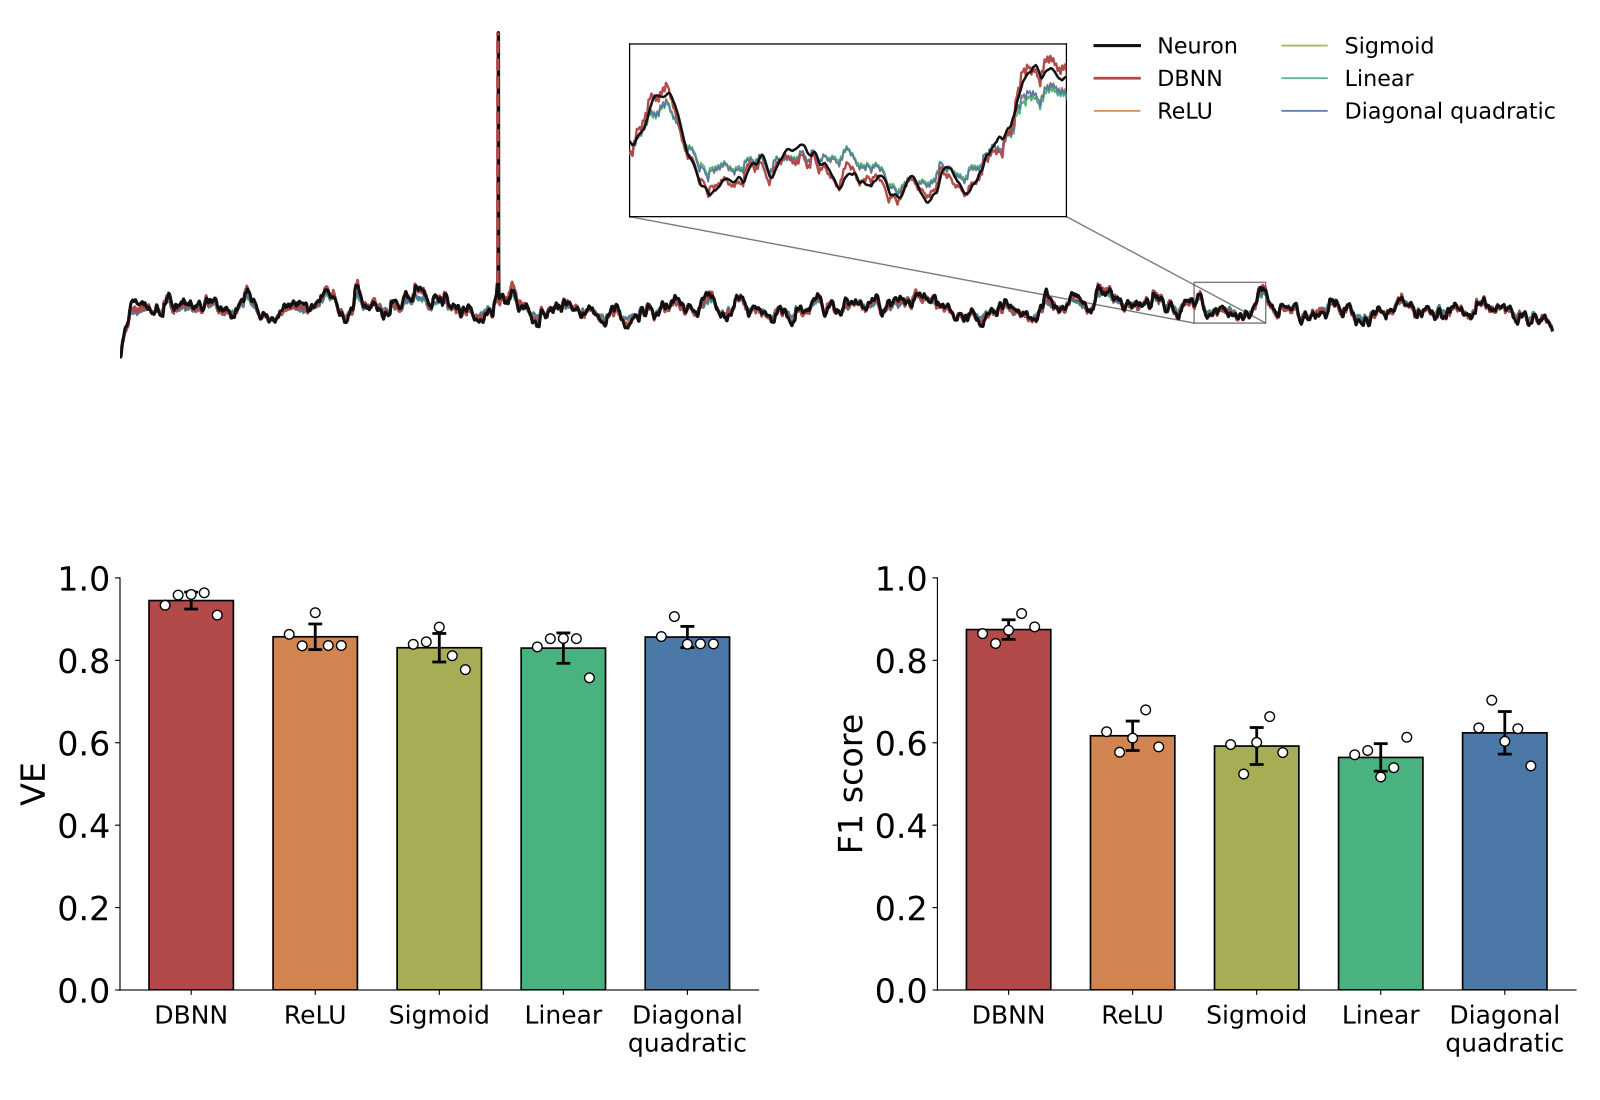

This figure's Python source:
from itertools import zip_longest
import csv
import os
import argparse
from pathlib import Path
import numpy as np
import torch
import torch.nn as nn
import torch.nn.functional as F
import matplotlib
matplotlib.use("Agg")
import matplotlib.pyplot as plt
from mpl_toolkits.axes_grid1.inset_locator import mark_inset

ROOT = Path(__file__).resolve().parents[3]
DATA = ROOT / "nc_final_data" / "FigureS4" / "FigureS4_abc"
SOURCE = ROOT / "nc_final_source_data" / "FigureS4"
VARIANTS = ("dbnn", "relu", "sigmoid", "linear", "diagonal_quadratic")
LABELS = ("DBNN", "ReLU", "Sigmoid", "Linear", "Diagonal\nquadratic")
COLORS = ("#B24A4A", "#D1844F", "#A6AD55", "#4AB27E", "#4C78A8")

class Bilinear(nn.Module):
    def __init__(self, device):
        super().__init__()
        self.weight = nn.Parameter(torch.zeros((1, 500, 500), device=device))
        self.register_buffer("bias", torch.tensor([-70.0], device=device))

    def forward(self, x):
        with torch.no_grad():
            index = torch.arange(500, device=self.weight.device)
            self.weight[:, index, index] = 0
        return torch.einsum("...i,ij,...j->...", x, self.weight[0], x).unsqueeze(-1) + self.bias


class Model(nn.Module):
    def __init__(self, variant, device):
        super().__init__()
        self.variant = variant
        self.tau_rise = nn.Parameter(torch.ones(500, device=device) * 5)
        self.tau_decay = nn.Parameter(torch.ones(500, device=device) * 20)
        self.omega = nn.Parameter(torch.ones(500, device=device) * 0.3)
        self.bilinear = Bilinear(device)
        self.v_th = nn.Parameter(torch.tensor(-55.0, device=device))
        self.reset_amp = nn.Parameter(torch.tensor(15.0, device=device))
        self.tau_reset = nn.Parameter(torch.tensor(10.0, device=device))
        if variant != "dbnn":
            self.nonlinear_weight = nn.Parameter(torch.zeros(500, device=device))
            self.nonlinear_bias = nn.Parameter(torch.zeros((), device=device))
            self.nonlinear_scale = nn.Parameter(torch.zeros((), device=device))
            self.diagonal_quadratic_weight = nn.Parameter(torch.zeros(500, device=device))

    def forward_drive(self, x):
        steps = x.shape[-1]
        time = torch.arange(steps, device=x.device)
        kernels = self.omega[:, None] * (1 - torch.exp(-time / self.tau_rise[:, None])) * torch.exp(-time / self.tau_decay[:, None])
        fft_size = 1 << (2 * steps - 2).bit_length()
        spectrum = torch.fft.rfft(x, n=fft_size, dim=2)
        transfer = torch.fft.rfft(kernels, n=fft_size, dim=1)
        y = torch.fft.irfft(spectrum * transfer[None], n=fft_size, dim=2)[..., :steps].permute(0, 2, 1)
        linear = y.sum(dim=2)
        if self.variant == "dbnn":
            return linear + self.bilinear(y).squeeze(-1)
        base = linear + self.bilinear.bias.view(1, 1)
        if self.variant == "linear":
            return base
        if self.variant == "diagonal_quadratic":
            return base + (y.square() * self.diagonal_quadratic_weight.view(1, 1, -1)).sum(dim=2)
        projection = (y * self.nonlinear_weight.view(1, 1, -1)).sum(dim=2) + self.nonlinear_bias
        nonlinear = torch.sigmoid(projection) if self.variant == "sigmoid" else F.relu(projection)
        return base + self.nonlinear_scale * nonlinear

    def forward(self, x):
        drive = self.forward_drive(x)
        steps = drive.shape[1]
        alpha = torch.exp(-torch.ones((), device=drive.device, dtype=drive.dtype) / torch.clamp(torch.abs(self.tau_reset), min=1e-4))
        amplitude = torch.abs(self.reset_amp).to(dtype=drive.dtype)
        decay = alpha.pow(torch.arange(steps, device=drive.device, dtype=drive.dtype))
        result = torch.empty_like(drive)
        state = torch.zeros((), device=drive.device, dtype=drive.dtype)
        start = 0
        while start < steps:
            values = drive[0, start:] + state * decay[:steps - start]
            indices = torch.nonzero(values >= self.v_th, as_tuple=False)
            if indices.numel() == 0:
                result[0, start:] = values
                break
            offset = int(indices[0, 0].item())
            end = start + offset
            result[0, start:end + 1] = values[:offset + 1]
            state_at_spike = state * decay[offset]
            state = alpha * state_at_spike - amplitude
            start = end + 1
        return result


def model_for(variant, index, device):
    model = Model(variant, device)
    checkpoint = torch.load(DATA / variant / f"checkpoint_{index}.pt", map_location="cpu", weights_only=True)
    if set(checkpoint) != {"model_state"}:
        raise ValueError("Unexpected checkpoint contents")
    model.load_state_dict(checkpoint["model_state"], strict=True)
    return model.eval()


def prediction(model, raster, device):
    value = np.asarray(raster, dtype=np.float32).copy()
    value[250:] *= -1
    with torch.inference_mode():
        return model(torch.as_tensor(value[None], device=device)).cpu().numpy()[0]


def spike_times(trace, threshold):
    above = trace >= threshold
    rising = np.flatnonzero(above[1:] & ~above[:-1]) + 1
    if above[0]:
        rising = np.r_[0, rising]
    return rising.astype(np.int32)


def load_spikes(split):
    values = np.load(DATA / f"{split}_spike_times.npy", allow_pickle=False)
    offsets = np.load(DATA / f"{split}_spike_offsets.npy", allow_pickle=False)
    return [values[offsets[i]:offsets[i + 1]] for i in range(len(offsets) - 1)]


def verify_events(split, inputs, rows):
    bins = np.load(DATA / f"{split}_event_bins.npy", mmap_mode="r", allow_pickle=False)
    offsets = np.load(DATA / f"{split}_event_offsets.npy", mmap_mode="r", allow_pickle=False)
    if len(offsets) != len(inputs) * 500 + 1:
        raise ValueError("Incorrect event offsets")
    for row in rows:
        rebuilt = np.zeros((500, 6001), dtype=np.uint8)
        for channel in range(500):
            start, stop = offsets[row * 500 + channel:row * 500 + channel + 2]
            events = np.asarray(bins[start:stop], dtype=np.int64)
            rebuilt[channel, events + events % 2] = 1
        if not np.array_equal(rebuilt, inputs[row]):
            raise ValueError(f"Input does not match physical event bins: {split} {row}")


def setup():
    parser = argparse.ArgumentParser()
    parser.add_argument("--device", default="auto")
    parser.add_argument("--output", type=Path, default=Path(__file__).resolve().with_suffix(".pdf"))
    args = parser.parse_args()
    device = torch.device("cuda" if torch.cuda.is_available() else "cpu") if args.device == "auto" else torch.device(args.device)
    torch.set_num_threads(4)
    torch.backends.cuda.matmul.allow_tf32 = False
    torch.backends.cudnn.allow_tf32 = False
    plt.rcParams.update({"font.family": "DejaVu Sans", "font.size": 24, "pdf.fonttype": 42, "ps.fonttype": 42})
    return args, device

def matching_counts(true_spikes, predicted_spikes):
    used = np.zeros(len(predicted_spikes), dtype=bool)
    matched = 0
    for true in true_spikes:
        best, distance = -1, 11.0
        for index, predicted in enumerate(predicted_spikes):
            delta = abs(predicted - true)
            if not used[index] and delta <= 10 and delta < distance:
                best, distance = index, delta
        if best >= 0:
            used[best] = True
            matched += 1
    return matched, int((~used).sum()), len(true_spikes) - matched


def keep_mask(spikes, size):
    keep = np.ones(size, dtype=bool)
    for spike in spikes:
        start = max(0, int(np.floor(spike - 10)))
        stop = min(size, int(np.ceil(spike + 10)) + 1)
        keep[start:stop] = False
    return keep


def evaluate(model, inputs, truth, spikes, device):
    residual_n = residual_sum = residual_square = 0.0
    truth_n = truth_sum = truth_square = 0.0
    tp = fp = fn = 0
    threshold = float(model.v_th.detach().cpu())
    for row in range(len(inputs)):
        predicted = prediction(model, inputs[row], device)
        keep = keep_mask(spikes[row], truth.shape[1])
        residual = truth[row, keep].astype(np.float64) - predicted[keep].astype(np.float64)
        actual = truth[row].astype(np.float64)
        residual_n += len(residual)
        residual_sum += residual.sum()
        residual_square += np.dot(residual, residual)
        truth_n += len(actual)
        truth_sum += actual.sum()
        truth_square += np.dot(actual, actual)
        a, b, c = matching_counts(spikes[row], spike_times(predicted, threshold))
        tp, fp, fn = tp + a, fp + b, fn + c
    variance = residual_square / residual_n - (residual_sum / residual_n) ** 2
    reference = truth_square / truth_n - (truth_sum / truth_n) ** 2
    f1 = 2 * tp / (2 * tp + fp + fn) if 2 * tp + fp + fn else 0.0
    return 1 - variance / reference, f1


def compute_bars(device):
    inputs = np.load(DATA / "test_ip.npy", mmap_mode="r", allow_pickle=False)
    truth = np.load(DATA / "test_op.npy", allow_pickle=False)
    spikes = load_spikes("test")
    if inputs.shape != (100, 500, 6001) or truth.shape != (100, 6001) or len(spikes) != 100:
        raise ValueError("Expected the shared 100-sample test dataset")
    verify_events("test", inputs, range(100))
    values = np.empty((5, 5, 2), dtype=np.float64)
    for i, variant in enumerate(VARIANTS):
        for j in range(5):
            model = model_for(variant, j + 1, device)
            values[i, j] = evaluate(model, inputs, truth, spikes, device)
            print(variant, j + 1, values[i, j].tolist(), flush=True)
    return values, values.mean(axis=1), values.std(axis=1, ddof=0)


def save_bar_data(means, stds, values):
    columns = [f"{variant}_{metric}" for variant in VARIANTS for metric in ("VE", "F1")]
    runs = values.transpose(0, 2, 1).reshape(len(columns), 5)
    write_table(SOURCE / "FigureS4_bc" / "FigureS4_bc.csv", columns, runs, means.reshape(-1), stds.reshape(-1))


def draw_bar(ax, metric, means, stds, values):
    index = 0 if metric == "ve" else 1
    x = np.arange(5, dtype=float)
    ax.bar(x, means[:, index], yerr=stds[:, index], width=0.68, color=COLORS, edgecolor="black", linewidth=1.2,
           error_kw={"elinewidth": 2, "ecolor": "black", "capsize": 5, "capthick": 2})
    offsets = np.linspace(-0.21, 0.21, values.shape[1])
    for variant in range(len(x)):
        ax.scatter(x[variant] + offsets, values[variant, :, index], s=48, facecolors="white", edgecolors="black", linewidths=1.0, zorder=5)
    ax.set_xticks(x, LABELS)
    ax.tick_params(axis="x", labelsize=18, pad=7)
    ax.set_ylabel("VE" if metric == "ve" else "F1 score")
    ax.set_ylim(0, 1)
    ax.set_yticks(np.linspace(0, 1, 6))
    ax.spines["top"].set_visible(False)
    ax.spines["right"].set_visible(False)

def compute_trace(device):
    inputs = np.load(DATA / "train_ip.npy", mmap_mode="r", allow_pickle=False)
    truth = np.load(DATA / "train_op.npy", mmap_mode="r", allow_pickle=False)
    spikes = load_spikes("train")
    if inputs.ndim != 3 or inputs.shape[1:] != (500, 6001) or len(inputs) < 1 or truth.shape != (len(inputs), 6001) or len(spikes) != len(inputs):
        raise ValueError("Expected matching training inputs, voltages and spike records")
    target = np.asarray(truth[0], dtype=np.float32).copy()
    displayed = target.copy()
    for spike in spikes[0]:
        center = int(np.clip(np.rint(spike), 0, len(target) - 1))
        start, stop = max(0, center - 3), min(len(target), center + 4)
        displayed[start + int(np.argmax(target[start:stop]))] = 20.0
    predictions = []
    segments = []
    for variant in VARIANTS:
        model = model_for(variant, 1, device)
        trace = prediction(model, inputs[0], device)
        times = spike_times(trace, float(model.v_th.detach().cpu()))
        plotted = trace.copy()
        for spike in times:
            plotted[int(np.clip(np.rint(spike), 0, len(trace) - 1))] = 20.0
        if variant == "dbnn":
            for spike in times:
                index = int(np.clip(np.rint(spike), 0, len(trace) - 1))
                start, stop = max(0, index - 3), min(len(trace), index + 4)
                segments.append([float(spike), float(np.median(plotted[start:stop])), float(plotted[index])])
        predictions.append(plotted)
    return displayed, predictions, np.asarray(segments, dtype=np.float64).reshape(-1, 3)


def save_trace_data(target, predictions, segments):
    columns = ("time_ms", "NEURON") + tuple(variant.upper() for variant in VARIANTS)
    arrays = (np.arange(len(target), dtype=np.float64), target, *predictions)
    write_columns(SOURCE / "FigureS4_a" / "FigureS4_a.csv", columns, arrays)


def draw_trace(ax, target, predictions, segments):
    time = np.arange(len(target), dtype=float)
    ax.plot(time, target, color="#111111", linewidth=2.2, label="Neuron", zorder=7)
    for i, (trace, label, color) in enumerate(zip(predictions, LABELS, COLORS)):
        ax.plot(time, trace, color=color, linewidth=2.0 if i == 0 else 1.35, alpha=1.0 if i == 0 else 0.9,
                label=label.replace("\n", " "), zorder=6 if i == 0 else 3)
    for timepoint, baseline, peak in segments:
        ax.vlines(timepoint, ymin=baseline, ymax=peak, color=COLORS[0], linewidth=2.4, linestyles="--", zorder=10)
    ax.set_xlim(0, 6100)
    ax.set_ylim(-97, 25)
    ax.axis("off")
    ax.legend(frameon=False, ncol=2, fontsize=16, loc="upper right")
    inset = ax.inset_axes([0.35, 0.49, 0.30, 0.44])
    inset.plot(time, target, color="#111111", linewidth=1.8, zorder=7)
    for i, (trace, color) in enumerate(zip(predictions, COLORS)):
        inset.plot(time, trace, color=color, linewidth=1.7 if i == 0 else 1.15,
                   alpha=1.0 if i == 0 else 0.9, zorder=6 if i == 0 else 3)
    start, stop = 4500, 4800
    values = [target[start:stop]] + [trace[start:stop] for trace in predictions]
    low = min(float(value.min()) for value in values)
    high = max(float(value.max()) for value in values)
    padding = max(0.5, 0.08 * (high - low))
    inset.set_xlim(start, stop)
    inset.set_ylim(low - padding, high + padding)
    inset.set_xticks([])
    inset.set_yticks([])
    inset.tick_params(length=0)
    for spine in inset.spines.values():
        spine.set_visible(True)
        spine.set_color("black")
        spine.set_linewidth(0.9)
    mark_inset(ax, inset, loc1=3, loc2=4, facecolor="none", edgecolor="0.35", alpha=0.8)



def write_table(path, columns, runs, means, stds):
    values = np.asarray(runs)
    if values.ndim != 2 or values.shape[0] != len(columns) or len(means) != len(columns) or len(stds) != len(columns):
        raise ValueError("Unexpected source table shape")
    path.parent.mkdir(parents=True, exist_ok=True)
    temporary = path.with_name(f".{path.name}.{os.getpid()}.tmp")
    try:
        with temporary.open("w", encoding="utf-8", newline="") as stream:
            writer = csv.writer(stream)
            writer.writerow(["run", *columns])
            for index in range(values.shape[1]):
                writer.writerow([f"run_{index + 1}", *values[:, index]])
            writer.writerow(["mean", *means])
            writer.writerow(["std", *stds])
        os.replace(temporary, path)
    finally:
        if temporary.exists():
            temporary.unlink()




def write_columns(path, columns, arrays):
    values = [np.asarray(value) for value in arrays]
    if any(value.ndim != 1 for value in values) or len(columns) != len(values):
        raise ValueError("Unexpected source data shape")
    values = [value.astype(np.float64) if value.dtype == np.float32 else value for value in values]
    path.parent.mkdir(parents=True, exist_ok=True)
    temporary = path.with_name(f".{path.name}.{os.getpid()}.tmp")
    try:
        with temporary.open("w", encoding="utf-8", newline="") as stream:
            writer = csv.writer(stream)
            writer.writerow(columns)
            writer.writerows(zip_longest(*values, fillvalue=""))
        os.replace(temporary, path)
    finally:
        if temporary.exists():
            temporary.unlink()


def main():
    args, device = setup()
    target, predictions, segments = compute_trace(device)
    values, means, stds = compute_bars(device)
    save_trace_data(target, predictions, segments)
    save_bar_data(means, stds, values)
    figure = plt.figure(figsize=(16, 11))
    grid = figure.add_gridspec(2, 2, height_ratios=(1.0, 1.05), hspace=0.42, wspace=0.28)
    trace_ax = figure.add_subplot(grid[0, :])
    ve_ax = figure.add_subplot(grid[1, 0])
    f1_ax = figure.add_subplot(grid[1, 1])
    draw_trace(trace_ax, target, predictions, segments)
    draw_bar(ve_ax, "ve", means, stds, values)
    draw_bar(f1_ax, "f1", means, stds, values)
    figure.subplots_adjust(left=0.075, right=0.985, bottom=0.10, top=0.985)
    args.output.parent.mkdir(parents=True, exist_ok=True)
    figure.savefig(args.output, format="pdf")
    plt.close(figure)


if __name__ == "__main__":
    main()
